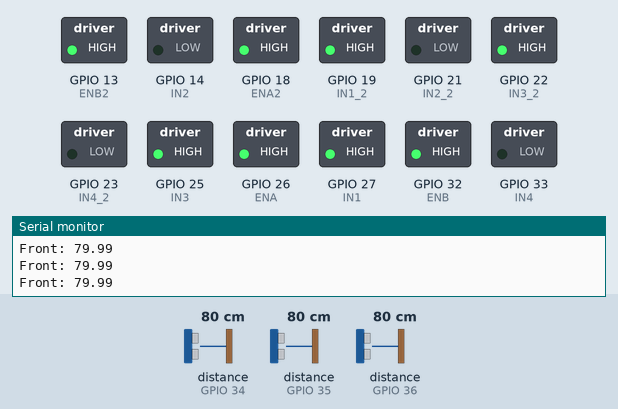
Simulated run of this sketch. Board: ESP32. Parts: switched loads named in the sketch (green lamp = pin HIGH), the last lines printed to the serial monitor. Wiring (inferred from the names in the program): ultrasonic range finder: trigger GPIO 4; echo GPIO 34. Dashed ring = blinking. The inputs (shaded band) are chosen by the test bench; at power-on: distance to the obstacle (sensors on GPIO 34, GPIO 35, GPIO 36) 80 cm. The echo pulse lasts 58.3 µs per cm; pins used as bus, display or sensor lines are not drawn.

Above: at 1.2 s.
1.3 s: distance to the obstacle (sensor on GPIO 34) set to 34 cm
2.8 s: distance to the obstacle (sensor on GPIO 34) set to 28 cm
At 3.29 s:
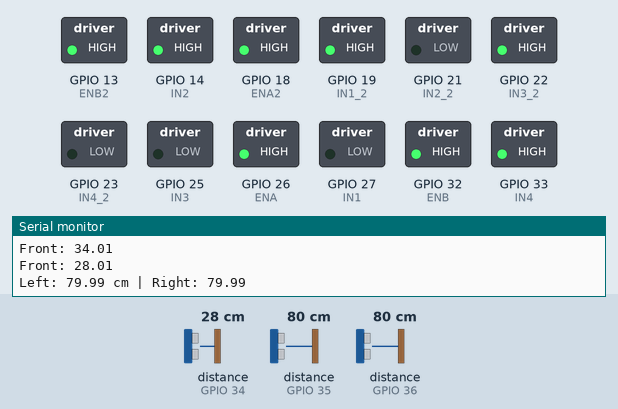
5.8 s: distance to the obstacle (sensor on GPIO 34) set to 35 cm
At 7.1 s:
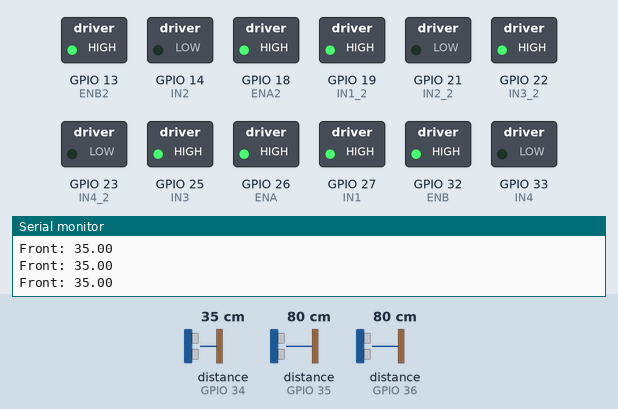
7.4 s: distance to the obstacle (sensor on GPIO 34) set to 2 cm
At 8.31 s:
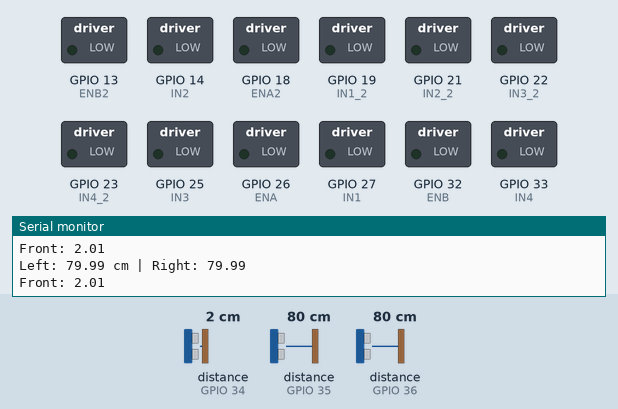
10.4 s: distance to the obstacle (sensor on GPIO 35) set to 34 cm
13.4 s: distance to the obstacle (sensor on GPIO 35) set to 28 cm
At 14.16 s:
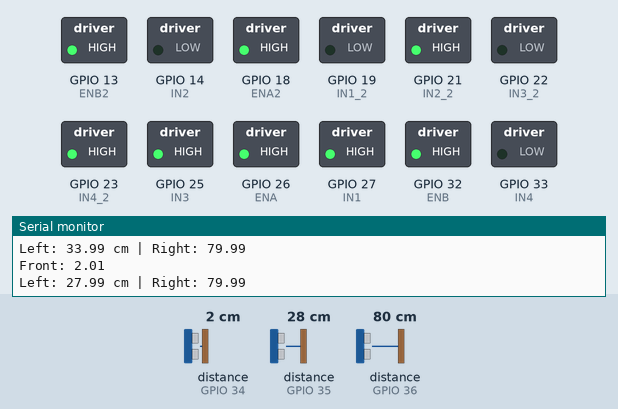
Timing chart, 0 to 17.4 s (numbered marks = the images above; inputs shaded):
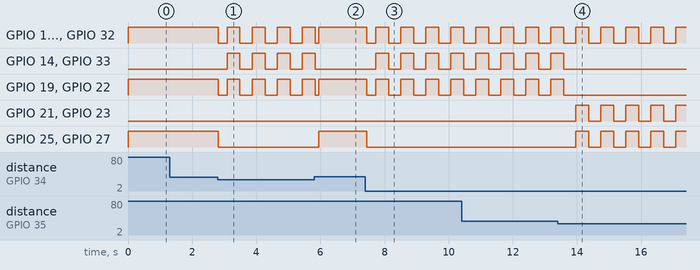

The sketch:

esp32_obstacle_avoidance.ino
```cpp
/*
  ESP32 + 2 x L298N + 3 x HC-SR04
  Fully automatic obstacle avoidance

  Front obstacle < 30 cm:
  Stop -> Check left and right
  Prefer left if clear; otherwise right if clear.
  If both sides blocked, remain stopped.
*/

// ===== Driver 1: LEFT SIDE =====
#define ENA 26
#define IN1 27
#define IN2 14
#define ENB 32
#define IN3 25
#define IN4 33

// ===== Driver 2: RIGHT SIDE =====
#define ENA2 18
#define IN1_2 19
#define IN2_2 21
#define ENB2 13
#define IN3_2 22
#define IN4_2 23

// ===== Ultrasonic sensors =====
#define FRONT_TRIG 4
#define FRONT_ECHO 34

#define LEFT_TRIG 16
#define LEFT_ECHO 35

#define RIGHT_TRIG 17
#define RIGHT_ECHO 36

const float SAFE_DISTANCE = 30.0;
const unsigned long ECHO_TIMEOUT = 25000UL;

const int TURN_TIME_MS = 400;
const int REVERSE_TIME_MS = 250;

float readDistance(int trigPin, int echoPin) {
  digitalWrite(trigPin, LOW);
  delayMicroseconds(3);

  digitalWrite(trigPin, HIGH);
  delayMicroseconds(10);
  digitalWrite(trigPin, LOW);

  unsigned long duration =
      pulseIn(echoPin, HIGH, ECHO_TIMEOUT);

  // No echo: treat as unknown/unsafe, not clear.
  if (duration == 0) {
    return -1.0;
  }

  return duration * 0.0343 / 2.0;
}

bool isClear(float distance) {
  return distance >= SAFE_DISTANCE;
}

// Stop every motor
void stopAll() {
  digitalWrite(ENA, LOW);
  digitalWrite(ENB, LOW);
  digitalWrite(ENA2, LOW);
  digitalWrite(ENB2, LOW);

  digitalWrite(IN1, LOW);
  digitalWrite(IN2, LOW);
  digitalWrite(IN3, LOW);
  digitalWrite(IN4, LOW);

  digitalWrite(IN1_2, LOW);
  digitalWrite(IN2_2, LOW);
  digitalWrite(IN3_2, LOW);
  digitalWrite(IN4_2, LOW);
}

// Driver 1 left side, Driver 2 right side
void moveForward() {
  // Left side forward
  digitalWrite(IN1, HIGH);
  digitalWrite(IN2, LOW);
  digitalWrite(IN3, HIGH);
  digitalWrite(IN4, LOW);

  // Right side forward
  digitalWrite(IN1_2, HIGH);
  digitalWrite(IN2_2, LOW);
  digitalWrite(IN3_2, HIGH);
  digitalWrite(IN4_2, LOW);

  digitalWrite(ENA, HIGH);
  digitalWrite(ENB, HIGH);
  digitalWrite(ENA2, HIGH);
  digitalWrite(ENB2, HIGH);
}

void moveBackward() {
  digitalWrite(IN1, LOW);
  digitalWrite(IN2, HIGH);
  digitalWrite(IN3, LOW);
  digitalWrite(IN4, HIGH);

  digitalWrite(IN1_2, LOW);
  digitalWrite(IN2_2, HIGH);
  digitalWrite(IN3_2, LOW);
  digitalWrite(IN4_2, HIGH);

  digitalWrite(ENA, HIGH);
  digitalWrite(ENB, HIGH);
  digitalWrite(ENA2, HIGH);
  digitalWrite(ENB2, HIGH);
}

// Left side backward, right side forward
void turnLeft() {
  digitalWrite(IN1, LOW);
  digitalWrite(IN2, HIGH);
  digitalWrite(IN3, LOW);
  digitalWrite(IN4, HIGH);

  digitalWrite(IN1_2, HIGH);
  digitalWrite(IN2_2, LOW);
  digitalWrite(IN3_2, HIGH);
  digitalWrite(IN4_2, LOW);

  digitalWrite(ENA, HIGH);
  digitalWrite(ENB, HIGH);
  digitalWrite(ENA2, HIGH);
  digitalWrite(ENB2, HIGH);
}

// Left side forward, right side backward
void turnRight() {
  digitalWrite(IN1, HIGH);
  digitalWrite(IN2, LOW);
  digitalWrite(IN3, HIGH);
  digitalWrite(IN4, LOW);

  digitalWrite(IN1_2, LOW);
  digitalWrite(IN2_2, HIGH);
  digitalWrite(IN3_2, LOW);
  digitalWrite(IN4_2, HIGH);

  digitalWrite(ENA, HIGH);
  digitalWrite(ENB, HIGH);
  digitalWrite(ENA2, HIGH);
  digitalWrite(ENB2, HIGH);
}

void setup() {
  Serial.begin(115200);

  pinMode(ENA, OUTPUT);
  pinMode(IN1, OUTPUT);
  pinMode(IN2, OUTPUT);
  pinMode(ENB, OUTPUT);
  pinMode(IN3, OUTPUT);
  pinMode(IN4, OUTPUT);

  pinMode(ENA2, OUTPUT);
  pinMode(IN1_2, OUTPUT);
  pinMode(IN2_2, OUTPUT);
  pinMode(ENB2, OUTPUT);
  pinMode(IN3_2, OUTPUT);
  pinMode(IN4_2, OUTPUT);

  pinMode(FRONT_TRIG, OUTPUT);
  pinMode(FRONT_ECHO, INPUT);

  pinMode(LEFT_TRIG, OUTPUT);
  pinMode(LEFT_ECHO, INPUT);

  pinMode(RIGHT_TRIG, OUTPUT);
  pinMode(RIGHT_ECHO, INPUT);

  stopAll();
  Serial.println("Automatic obstacle avoidance started");
}

void loop() {
  float front = readDistance(FRONT_TRIG, FRONT_ECHO);

  Serial.print("Front: ");
  Serial.println(front);

  if (isClear(front)) {
    moveForward();
    delay(60);
    return;
  }

  // Front blocked or reading invalid
  stopAll();
  delay(150);

  // Read sensors one by one to reduce cross-talk
  float leftDistance = readDistance(LEFT_TRIG, LEFT_ECHO);
  delay(60);
  float rightDistance = readDistance(RIGHT_TRIG, RIGHT_ECHO);
  delay(60);

  Serial.print("Left: ");
  Serial.print(leftDistance);
  Serial.print(" cm | Right: ");
  Serial.println(rightDistance);

  if (isClear(leftDistance)) {
    turnLeft();
    delay(TURN_TIME_MS);
    stopAll();
    delay(100);
  }
  else if (isClear(rightDistance)) {
    turnRight();
    delay(TURN_TIME_MS);
    stopAll();
    delay(100);
  }
  else {
    // Both directions blocked or sensor readings invalid
    stopAll();
    delay(250);

    // Reverse briefly only if the rear path is known to be clear.
    // No rear sensor is installed, so do not reverse automatically.
  }
}
```

Measured:
- the behaviour switches between 31 and 30 cm on distance to the obstacle (sensor on GPIO 34) (found by bisection; images 0 and 1)
- the behaviour switches between 31 and 30 cm on distance to the obstacle (sensor on GPIO 35) (found by bisection; images 3 and 4)
- after the input at 2.8 s, GPIO 13 (ENB2), GPIO 18 (ENA2), GPIO 19 (IN1_2), GPIO 22 (IN3_2), GPIO 26 (ENA), GPIO 32 (ENB): HIGH → LOW at once, then repeats every 0.78 s: HIGH 0.40 s, LOW 0.38 s; GPIO 14 (IN2), GPIO 33 (IN4): alternates HIGH for 0.40 s and LOW for 0.38 s, starting after 0.29 s; GPIO 25 (IN3), GPIO 27 (IN1): HIGH → LOW at once
- after the input at 5.8 s, GPIO 14 (IN2), GPIO 33 (IN4): goes on until 5.8 s, then stays LOW; GPIO 25 (IN3), GPIO 27 (IN1): LOW → HIGH after 0.14 s
- after the input at 7.4 s, GPIO 13 (ENB2), GPIO 18 (ENA2), GPIO 19 (IN1_2), GPIO 22 (IN3_2), GPIO 26 (ENA), GPIO 32 (ENB): HIGH → LOW after 0.05 s, then repeats every 0.78 s: HIGH 0.40 s, LOW 0.38 s; GPIO 14 (IN2), GPIO 33 (IN4): alternates HIGH for 0.40 s and LOW for 0.38 s, starting after 0.33 s; GPIO 25 (IN3), GPIO 27 (IN1): HIGH → LOW after 0.05 s
- after the input at 13.4 s, GPIO 14 (IN2), GPIO 19 (IN1_2), GPIO 22 (IN3_2), GPIO 33 (IN4): goes on until 13.6 s, then stays LOW; GPIO 21 (IN2_2), GPIO 23 (IN4_2), GPIO 25 (IN3), GPIO 27 (IN1): alternates HIGH for 0.40 s and LOW for 0.38 s, starting after 0.56 s
